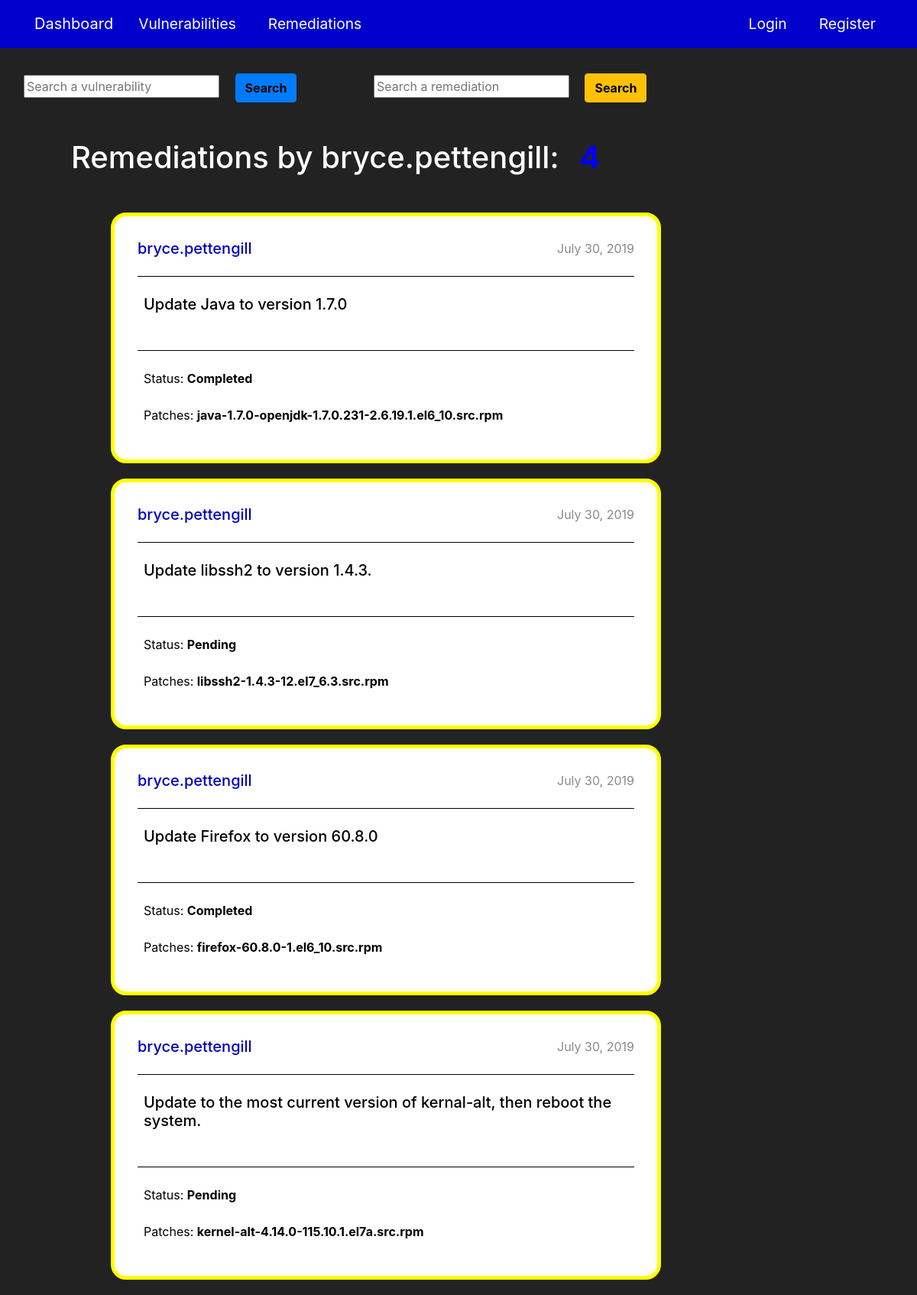
Screenshot of /user/bryce.pettengill/remediations with the database file from the repository.
### vulns/models.py (models this page shows, shortened)
class Remedy(models.Model):
    remediation = models.TextField()
    status = models.CharField(max_length=60, null=True)
    patches = models.CharField(max_length=200)
    approved_remedy = models.BooleanField(default=False)
    date_posted = models.DateTimeField(default=timezone.now)
    author = models.ForeignKey(User, on_delete=models.CASCADE)
    vulnerability = models.ForeignKey(Vuln, on_delete=models.CASCADE, related_name="rems")

### users/views.py (the view)
# urls.py: path("<str:username>/remediations", user_views.UserRemedyListView.as_view(), name="user-rems")
class UserRemedyListView(ListView):
    model = Remedy
    context_object_name = "rems"
    template_name = "users/user_rems.html"
    ordering = ["-date_posted"]
    paginate_by = 5
    def get_queryset(self):
        user = get_object_or_404(User, username=self.kwargs.get("username"))
        return Remedy.objects.filter(author=user).order_by("-date_posted")

### users/templates/users/user_rems.html (shortened to what this page needs)
{% extends "webroot/base.html" %}
{% block content %}
  <h1 class="mb-5 ml-5">
    Remediations by {{ view.kwargs.username }}: <b class="ml-3" style="color: #0000ff">{{ page_obj.paginator.count }}</b>
  </h1>
  {% for rem in rems %}
    <div class="comment-container">
      <h5 class="post-author">
        {{ rem.author.username }}
      </h5>
      <p style="float: right;color: #8a8a8a">{{ rem.date_posted|date:"F d, Y" }}</p>
      <div class="post-section" style="overflow-wrap: break-word;">
        <h5 class="mt-4 ml-2">{{ rem.remediation|linebreaks }}</h5>
        <div class="post-section">
          <p class="ml-2 mt-4">Status: <b>{{ rem.status }}</b></p>
          <p class="ml-2 mt-4">Patches: <b>{{ rem.patches }}</b></p>
        </div>
      </div>
    </div>
  {% endfor %}
{% endblock content %}

### webroot/static/webroot/main.css (style rules this page uses)
body { background: #222222; color: #ffffff; margin-top: 6rem; }
.post-author { color: #0000bb; float: left; }
.post-section { border-top: 1px solid #000000; margin-top: 3rem; }
.comment-container { background: #ffffff; color: #000000; border: 5px solid #ffff00; border-radius: 20px; padding: 30px 30px; margin: 20px 100px; }

### rows the page displays
Remedy: author.username "bryce.pettengill", date_posted "July 30, 2019", remediation "Update Java to version 1.7.0", status "Completed", patches "java-1.7.0-openjdk-1.7.0.231-2.6.19.1.el6_10.src.rpm"
Remedy: author.username "bryce.pettengill", date_posted "July 30, 2019", remediation "Update libssh2 to version 1.4.3.", status "Pending", patches "libssh2-1.4.3-12.el7_6.3.src.rpm"
Remedy: author.username "bryce.pettengill", date_posted "July 30, 2019", remediation "Update Firefox to version 60.8.0", status "Completed", patches "firefox-60.8.0-1.el6_10.src.rpm"
Remedy: author.username "bryce.pettengill", date_posted "July 30, 2019", remediation "Update to the most current version of kernal-alt, then reboot the system.", status "Pending", patches "kernel-alt-4.14.0-115.10.1.el7a.src.rpm"

### other values shown
{{ view.kwargs.username }} "bryce.pettengill"
